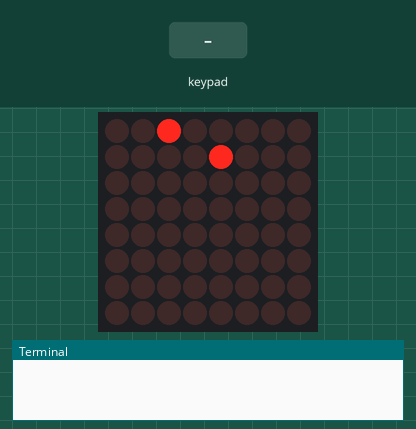
Simulated run of this program. Board: Raspberry Pi (BCM pin numbers). On the bench: 8×8 LED matrix, the last lines printed to the terminal. The inputs (shaded band) are chosen by the test bench. Random numbers come from a fixed seed; the 64×8 strip is a reading aid, not a part: it shows the text the matrix is scrolling, unrolled, one strip-width of it at a time.

Above: at 5.2 s.
5.3 s: keypad keys 1 2 pressed 0.4 s apart
At 6.27 s:
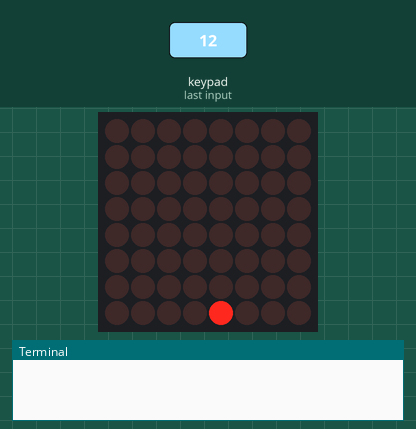
8.3 s: key '4' pressed
At 8.67 s:
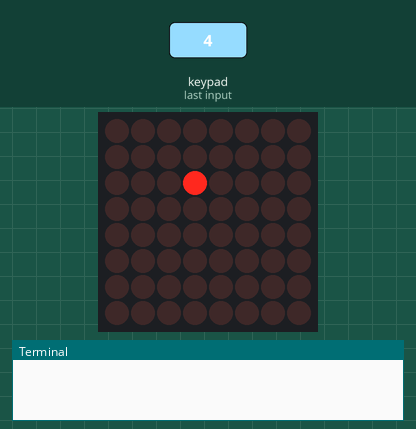
11.1 s: keypad keys 1 2 # pressed 0.4 s apart
At 12.28 s:
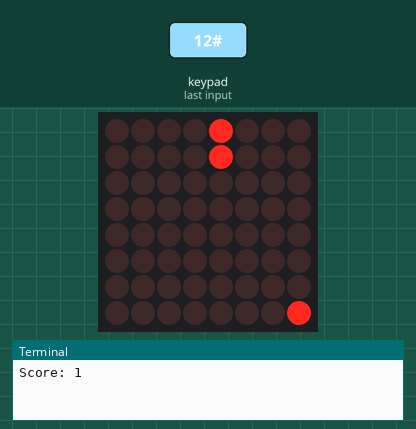
14.3 s: key '6' pressed
At 14.68 s:
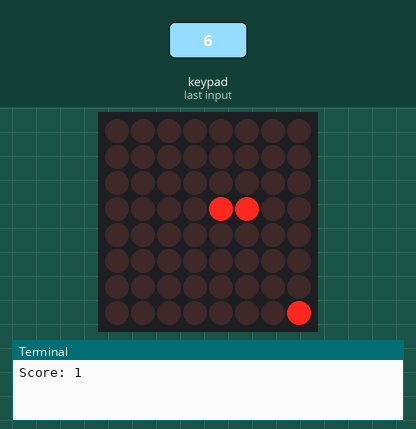
17.1 s: key '2' pressed
At 17.49 s:
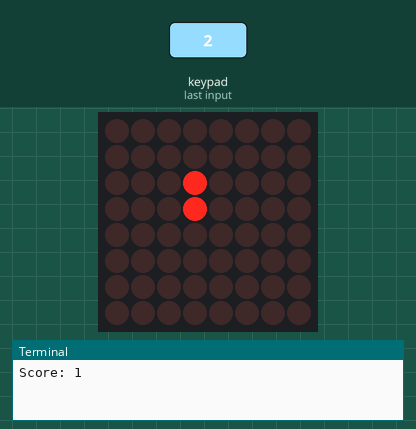
19.9 s: key '8' pressed
At 20.3 s:
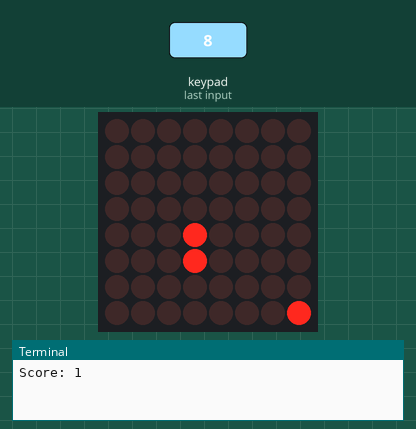

Measured:
- what the display in image 0 shows lasts 0.4 s, from 4.9 s to 5.3 s

The program:

snakee.py
```python
from pad4pi import rpi_gpio
import max7219.led as led
from luma.core.interface.serial import spi, noop
from random import randint
import random
import time
import sys


class Snake():

    def __init__(self, p1, p2, p3, p4, p5, p6, p7, p8):
        self.screen = led.matrix(cascaded = 1)
        self.screen.clear()

        self.SIZE_LED = 8
        self.SNAKE_SIZE = 1
        self.STARTX = 0
        self.STARTY = 0
        self.PRZERWA = 0.4

        self.kierunek = "prawo"
        self.x = self.STARTX
        self.y = self.STARTY
        self.pozycje = []
        self.punkt = str(randint(0,self.SIZE_LED-1))+str(randint(0,self.SIZE_LED-1))
        self.poprzedni = 0
        self.miganie = 0
        self.score = 0

        self.KEYPAD = [
            ["1", "2", "3", "A"],
            ["4", "5", "6", "B"],
            ["7", "8", "9", "C"],
            ["*", "0", "#", "D"]
        ]

        self.ROW_PINS = [p1, p2, p3, p4]
        self.COL_PINS = [p5, p6, p7, p8]

        self.factory = rpi_gpio.KeypadFactory()
        self.keypad = self.factory.create_keypad(keypad=self.KEYPAD, row_pins=self.ROW_PINS, col_pins=self.COL_PINS)
        self.keypad.registerKeyPressHandler(self.processKey)

    def Poczatek(self):
        for i in range(0,self.SNAKE_SIZE):
            self.Dodaj()
            self.screen.pixel(self.x%self.SIZE_LED, self.y%self.SIZE_LED, True, redraw=False)
            if i<self.SNAKE_SIZE-1:
                self.x += 1

    def Dodaj(self):
        self.screen.pixel(self.x % self.SIZE_LED, self.y % self.SIZE_LED, True, redraw=False)
        self.pozycje.append((str(self.x%self.SIZE_LED)+str(self.y%self.SIZE_LED)))

    def Usun(self):
        self.screen.pixel((int(self.pozycje[0]) // 10),(int(self.pozycje[0]) % 10), False, redraw=False)
        self.pozycje.remove(self.pozycje[0])

    def DoPrzodu(self):
        self.x += 1

    def DoTylu(self):
        self.x -= 1

    def WGore(self):
        self.y -= 1

    def WDol(self):
        self.y += 1

    def GameOver(self):
        for i in range(0,len(self.pozycje)-3):
            if (str(self.x%self.SIZE_LED)+str(self.y%self.SIZE_LED)) == self.pozycje[i]:
                time.sleep(self.PRZERWA)
                self.screen.invert(True)
                time.sleep(self.PRZERWA)
                self.screen.invert(False)
                time.sleep(self.PRZERWA)
                self.screen.invert(True)
                time.sleep(self.PRZERWA)
                self.screen.invert(False)
                time.sleep(self.PRZERWA)
                print("Game Over")
                time.sleep(self.PRZERWA)
                self.screen.clear()
                sys.exit()


    def Punkt(self):
        self.punkt = (str(randint(0, self.SIZE_LED - 1)) + str(randint(0, self.SIZE_LED - 1)))

        while self.punkt in self.pozycje:
            self.punkt = str(randint(0, self.SIZE_LED - 1)) + str(randint(0, self.SIZE_LED - 1))
            if self.pozycje not in self.pozycje:
                break

        self.screen.pixel(int(self.punkt) // 10, int(self.punkt) % 10, True, redraw=False)

    def Miganie(self):
        if self.miganie % 2 == 1:
            self.screen.pixel(int(self.punkt) // 10, int(self.punkt) % 10, True, redraw=False)
        elif self.miganie % 2 == 0:
            self.screen.pixel(int(self.punkt) // 10, int(self.punkt) % 10, False, redraw=False)
        self.miganie += 1

    def Jedz(self):
        if self.punkt == self.pozycje[-1]:
            if self.kierunek == "gora":
                self.pozycje.insert(0,(str(str((self.x%self.SIZE_LED))+str(((self.y-1)%self.SIZE_LED)))))
            elif self.kierunek == "dol":
                self.pozycje.insert(0,(str(str((self.x % self.SIZE_LED)) + str(((self.y + 1) % self.SIZE_LED)))))
            elif self.kierunek == "lewo":
                self.pozycje.insert(0,(str(str(((self.x-1) % self.SIZE_LED)) + str(((self.y) % self.SIZE_LED)))))
            elif self.kierunek == "prawo":
                self.pozycje.insert(0,(str(str(((self.x+1) % self.SIZE_LED)) + str(((self.y) % self.SIZE_LED)))))
            else:
                return 0
            self.screen.pixel((int(self.pozycje[0]) // 10), (int(self.pozycje[0]) % 10), True, redraw=False)
            self.Punkt()
            self.score += 1
            print("Score: " + str(self.score))

    def Flush(self):
        self.screen.flush()

    def processKey(self, key):
        if key == "6":
            self.kierunek = "prawo"
        elif key == "4":
            self.kierunek = "lewo"
        elif key == "2":
            self.kierunek = "gora"
        elif key == "8":
            self.kierunek = "dol"


keyboard = Snake(6, 5, 22, 27, 17, 4, 3, 2)

keyboard.screen.show_message("LED Snake")
keyboard.Poczatek()
keyboard.Punkt()
while True:
    time.sleep(keyboard.PRZERWA)
    keyboard.Jedz()
    keyboard.Miganie()
    keyboard.GameOver()
    keyboard.Usun()
    if keyboard.kierunek == "dol":
        keyboard.WDol()
    elif keyboard.kierunek == "gora":
        keyboard.WGore()
    elif keyboard.kierunek == "prawo":
        keyboard.DoPrzodu()
    elif keyboard.kierunek == "lewo":
        keyboard.DoTylu()
    keyboard.Dodaj()
    keyboard.Flush()
```
